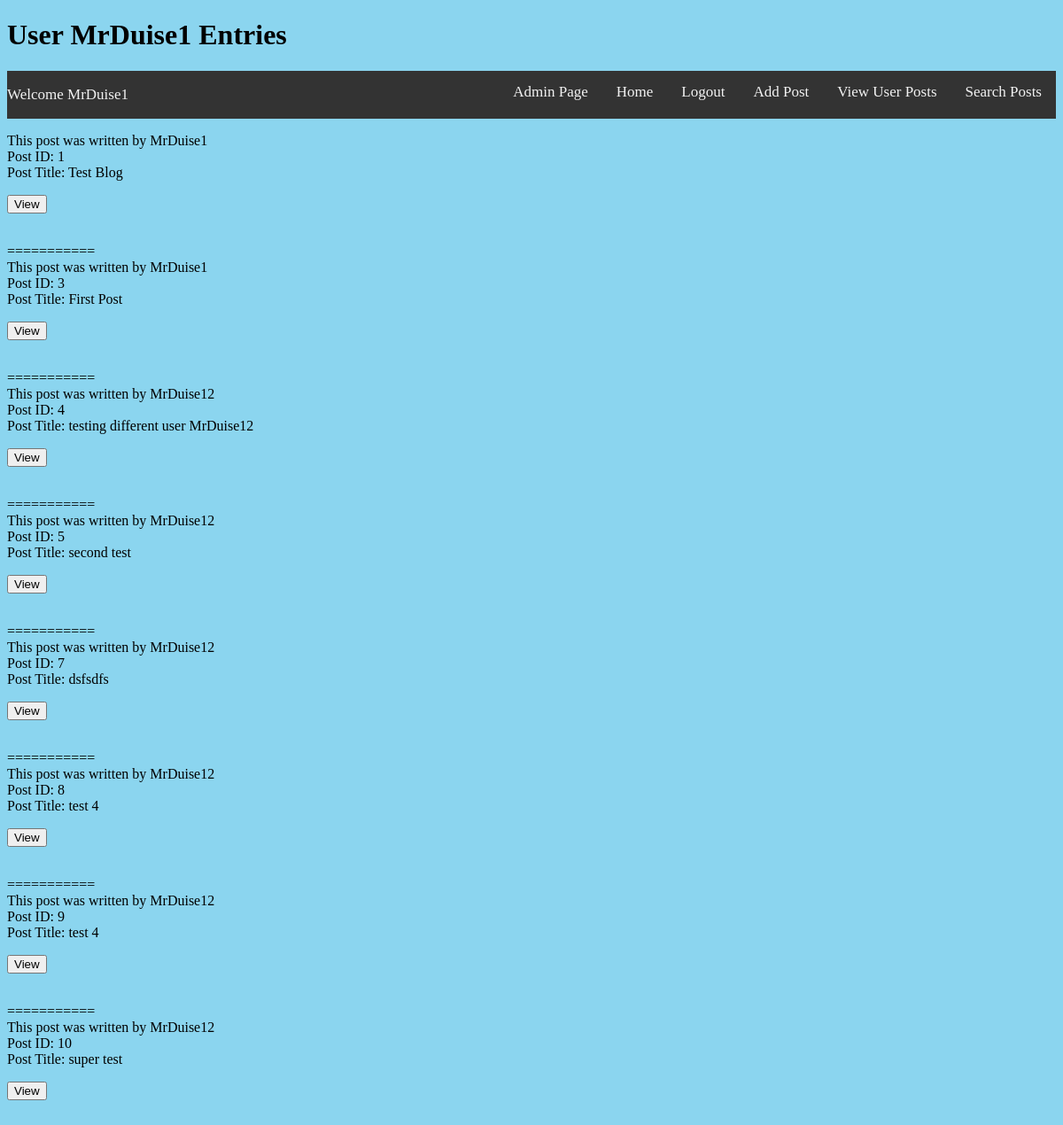
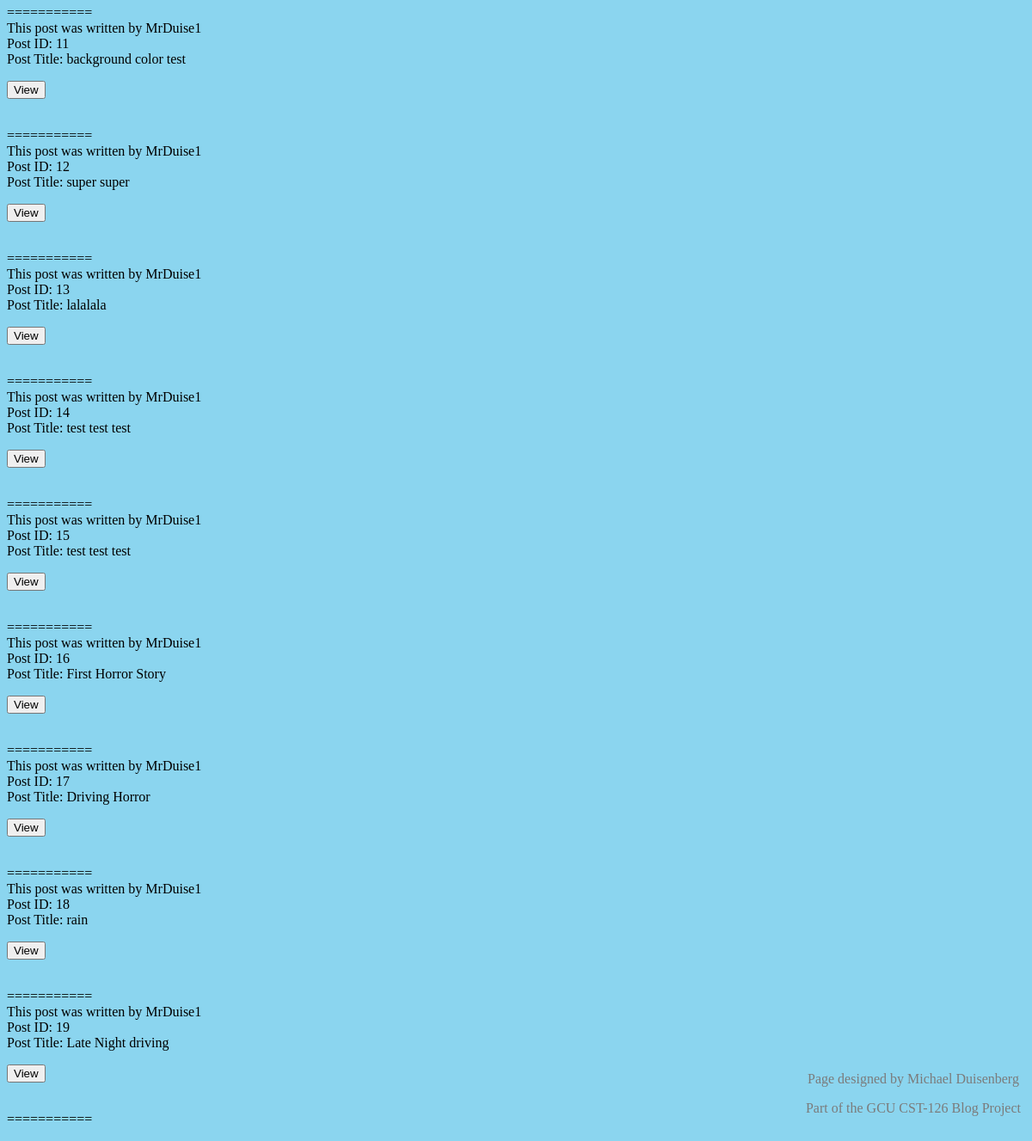
Page /viewPost.php (signed in) on the committed database (2 pictures, top to bottom).
### tables this page shows
CREATE TABLE `user_posts` (
  `ID` int(11) NOT NULL,
  `Blog_Title` varchar(45) DEFAULT NULL,
  `Blog_Entry` text,
  `users_ID` int(11) NOT NULL
);

CREATE TABLE `users` (
  `ID` int(11) NOT NULL,
  `User_Name` varchar(50) NOT NULL,
  `First_Name` varchar(50) NOT NULL,
  `Last_Name` varchar(50) NOT NULL,
  `Email` varchar(50) NOT NULL,
  `Password` varchar(50) NOT NULL,
  `role` varchar(45) NOT NULL
);

### myfuncs.php (called while the page is built, shortened)
<?php
function dbConnect()
{
    $host = "127.0.0.1:49949";
    $username = "azure";
    $password = "6#vWHD_$";
    $database_name = "registration";
    $conn = mysqli_connect($host, $username, $password, $database_name);
    return $conn;
}

### viewPost.php (the view, shortened to what this page needs)
<?php
require_once 'myfuncs.php';
?>
<!DOCTYPE html>
<html>
	<head>
	<link rel="stylesheet" href="welcomeStyle.css">
	</head>
	<body>
	<h1>User <?php echo $_SESSION['username']; ?> Entries </h1>
		<?php include_once 'showNavBar.php';?>
	<p>
		<?php
            $sql = "SELECT * FROM `user_posts`";
            if(dbConnect())
            {
              $result = mysqli_query(dbConnect(),$sql);
                if($result)
                {
                     while($row = mysqli_fetch_assoc($result))
                    {
                        $userID = $row['users_ID'];
                        $sql_userPoster = "SELECT *FROM `users` WHERE `ID` = '$userID'";
                        $resultUsernamePost = mysqli_query(dbConnect(), $sql_userPoster);
                        $row_username_post = mysqli_fetch_assoc($resultUsernamePost);
                        $postWritter = $row_username_post['User_Name'];
                     echo "This post was written by " . $postWritter . "<br>";
                     echo "Post ID: " . $row['ID'] . "<br>";
                     echo "Post Title: " . $row['Blog_Title']. " ";
                     ?>
         </p>
                     <form action = "viewPostContent.php">
           			 <button type="submit">View</button>
           			 </form>
          <p>
                     <?php
                     echo "<br>";
                     echo "===========<br>";
                    }
                 }
            }
        ?>
	</p>
	<p><?php include 'footer.php' ?> </p>
	</body>
</html>

### welcomeStyle.css (style rules this page uses)
body { background-color:#8BD5EF; }

### rows in the picture
user_posts: users_ID.User_Name "MrDuise1", ID "1", Blog_Title "Test Blog"
user_posts: users_ID.User_Name "MrDuise1", ID "3", Blog_Title "First Post"
user_posts: users_ID.User_Name "MrDuise12", ID "4", Blog_Title "testing different user MrDuise12"
user_posts: users_ID.User_Name "MrDuise12", ID "5", Blog_Title "second test"
user_posts: users_ID.User_Name "MrDuise12", ID "7", Blog_Title "dsfsdfs"
user_posts: users_ID.User_Name "MrDuise12", ID "8", Blog_Title "test 4"
user_posts: users_ID.User_Name "MrDuise12", ID "9", Blog_Title "test 4"
user_posts: users_ID.User_Name "MrDuise12", ID "10", Blog_Title "super test"
user_posts: users_ID.User_Name "MrDuise1", ID "11", Blog_Title "background color test"
user_posts: users_ID.User_Name "MrDuise1", ID "12", Blog_Title "super super"
user_posts: users_ID.User_Name "MrDuise1", ID "13", Blog_Title "lalalala"
user_posts: users_ID.User_Name "MrDuise1", ID "14", Blog_Title "test test test"
user_posts: users_ID.User_Name "MrDuise1", ID "15", Blog_Title "test test test"
user_posts: users_ID.User_Name "MrDuise1", ID "16", Blog_Title "First Horror Story"
user_posts: users_ID.User_Name "MrDuise1", ID "17", Blog_Title "Driving Horror"
user_posts: users_ID.User_Name "MrDuise1", ID "18", Blog_Title "rain"
user_posts: users_ID.User_Name "MrDuise1", ID "19", Blog_Title "Late Night driving"

### other values in the picture
$_SESSION['username'] "MrDuise1"
